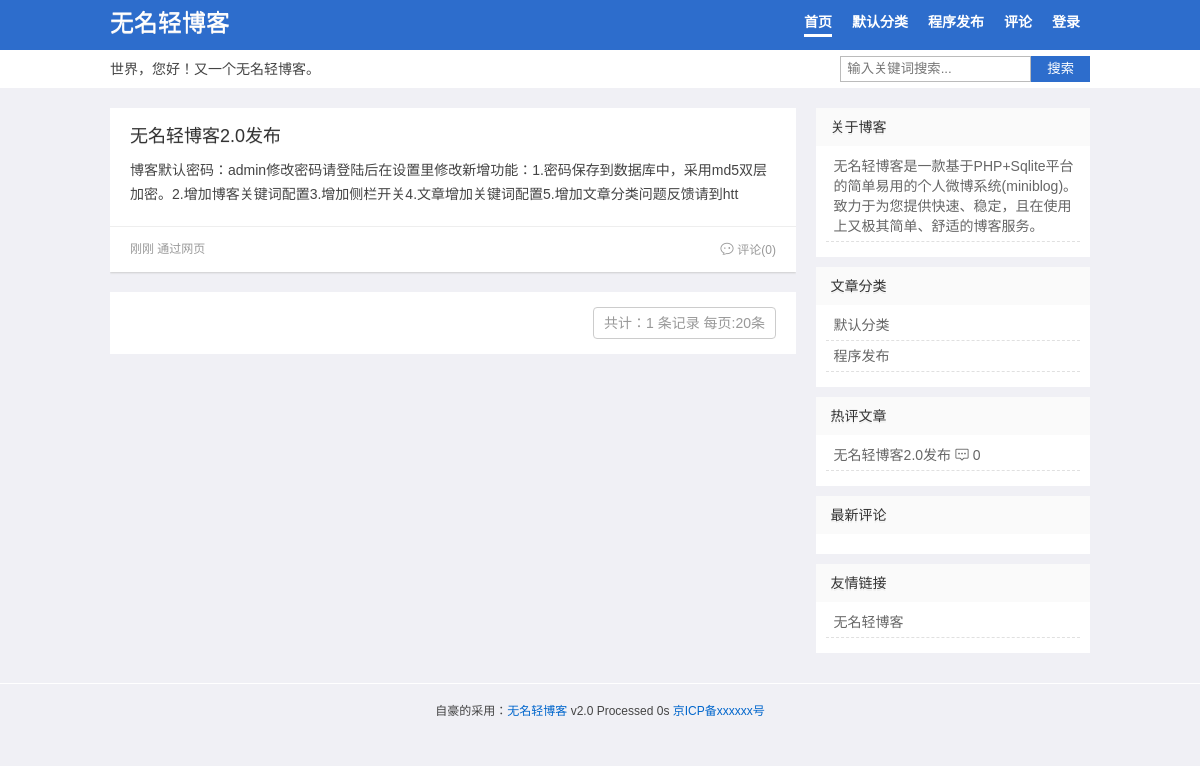
The page / on the database its author committed.
### tables this page shows
CREATE TABLE "Set" (id INT (1), webuser VARCHAR (10), webtitle VARCHAR (20), webkey VARCHAR (100), webpass VARCHAR (32), webdesc VARCHAR (255), webmenu TEXT, webclass VARCHAR (100), plsh INT (1), rewrite INT (1), safecode INT (1), icp VARCHAR (20), widget INT (1) DEFAULT (1));

CREATE TABLE Log (id INTEGER PRIMARY KEY AUTOINCREMENT, title VARCHAR (100), "key" VARCHAR (100), sum VARCHAR (200), content TEXT, pic VARCHAR (200), pics VARCHAR (500), fm VARCHAR (20), atime DATETIME DEFAULT (datetime('now', 'localtime')), ist INT (1) DEFAULT (0), num INTEGER DEFAULT (0), pass VARCHAR (32), hide INT (1) DEFAULT (0), lock INT (1) DEFAULT (0), tid INT (2) DEFAULT (0));

CREATE TABLE Wid (id INTEGER PRIMARY KEY AUTOINCREMENT, title VARCHAR (20), html TEXT, ord INT DEFAULT (1));

### index.php (called while the page is built, shortened)
<?php
$t1 = microtime(true);
require 'app/class/app.php';
$db = new DbHelpClass();
$p = isset($_GET['p']) ? intval($_GET['p']) : 1;
$act = isset($_GET['act']) ? $_GET['act'] : '';
$s = isset($_GET['s']) ? htmlspecialchars($_GET['s']) : '';
$tid = isset($_GET['tid']) ? $_GET['tid'] : '';
$tid = $tid===''?'':intval($tid);
$file = self();
$per_page = 20;
$start = $per_page * ($p - 1);
if($widget=="1") $wid = $db->getdata("select * from `Wid` order by ord");
switch ($act) {
    default:
        if (empty($s)) {
			if($tid===''){
			   $where =  $admin?'':'where hide=0';
			}else{
			   $where =  $admin?'where tid='.$tid:'where hide=0 and tid='.$tid;
			   $_s = 'tid=' . $tid . '&';
			   $tit = $class[$tid];
			}
            $count = $db->total('`Log`',$where);
            $list = $db->getdata("select * from `Log` $where order by ist desc,atime desc limit $start,$per_page", array());
        }
        $tpl = 'index.php';
}
include 'assets/'.$template .'/'. $tpl;

### app/class/app.php (the view, shortened to what this page needs)
<?php
$template = 'qblog';
$admin = isset($_SESSION[KEY.'admin'])?$_SESSION[KEY.'admin']:0;
$set = getset();
$webtitle= $set['webtitle'];
$webdesc= $set['webdesc'];
$rewrite = $set['rewrite'];
$icp = $set['icp'];
$widget = $set['widget'];
$class = explode(',',$set['webclass']);
$webmenu = vmenu($set['webmenu']);
require_once ROOT_PATH.'assets/'.$template.'/theme.php';
function webmenu(){
  $menu = array('add'=>'发布','set'=>'设置','wid'=>'边栏','logout'=>'退出');
  global $webmenu,$admin,$file,$widget;
  echo $webmenu;
  if($admin === 0 ){
      echo '<li><a href="'.$file.'?act=login">登录</a></li>';
  }else{
    foreach($menu as $k=>$v){
	  if ($widget=="0" && $k=='wid') continue;
	  echo '<li><a href="'.$file.'?act='.$k.'">'.$v.'</a></li>';
	}
  }
}
function _class(){
    global $class;
	$i = 0;
	$str = '';
    foreach($class as $v){
     $str .= '<li><a href="'.vcls($i).'">'.$v.'</a></li>';
     $i++;
	}
	return $str;
}
function getset(){
  $db =new DbHelpClass();
  if(empty($_SESSION[KEY.'set'])){
     $rs = $db->getdata("select * from `Set` where id=1");
     $set = $rs[0];
  }else{
     $set = $_SESSION[KEY.'set'];
  }
  return $set;
}
function vurl($id){
   global $rewrite;
   $url =  $rewrite?'post-'.$id.'.html':self().'?act=pl&id='.$id;
   return $url;
}
function vcls($tid){
   global $rewrite;
   $url =  $rewrite?'list-'.$tid.'.html':self().'?tid='.$tid;
   return $url;
}
function vmenu($menu){
	global $rewrite;
	$menu = str_replace('@class',_class(),$menu);
	return $rewrite?str_replace(array('@index','@comment'),array('index.html','comment.html'),$menu):str_replace(array('@index','@comment'),array(self(),self().'?act=plist'),$menu);
}
function self(){
    $self = $_SERVER['PHP_SELF'];
    $php_self=substr($self,strrpos($self,'/')+1);
    return $php_self;
}
class DbHelpClass
    {
        private $conn;
        function __construct()
        {
            $path=ROOT_PATH."app/db/log.db";
			try{
			   $this->conn = new PDO('sqlite:'.$path);
			 }
			catch(Exception $errinfo){
				die ("PDO Connection faild.(可能空间不支持pdo_sqlite，详细错误信息：)".$errinfo);
			}
        }
        function getdata($sql,$params=array())
        {
            $bind=$this->conn->prepare($sql);
            $arrKeys=array_keys($params);
            $bind->execute();
            $result=$bind->fetchAll(PDO::FETCH_ASSOC);
            return $result;
        }
        function total($tab_name,$tj='')
           {
             $bind = $this->conn->prepare('SELECT count(id) as c FROM '.$tab_name.' '.$tj);
             $bind->execute();
             $result = $bind->fetchAll();
             return $result[0]['c'];
           }
    }

### assets/qblog/head.php (shortened to what this page needs)
<?php if(!defined('wmblog'))exit;?><!DOCTYPE HTML>
<html>
<head>
<link href="assets/<?php echo $template;?>/style.css" rel="stylesheet" type="text/css" />
</head>
<body>
<div id="wrap">
<div id="header">
  <div class="box-m">
    <div class="logo">
      <h2 id="title"><a href="./"><?php echo $webtitle;?></a></h2>
    </div>
    <div id="navigation">
      <ul id="nav">
		<?php webmenu();?>
      </ul>
    </div>
      </div>
	  <div class="other box-m">
	   <div class="desc"><?php echo $webdesc;?></div>
	   <form method="get" class="search-form" action="<?php echo $file;?>"> <input class="search-text" name="s" autocomplete="off" placeholder="输入关键词搜索..." required="required" type="text" value="<?php echo $s;?>"> <button class="search-submit" alt="搜索" type="submit">搜索</button></form>
	   </div>
</div>

### assets/qblog/index.php (shortened to what this page needs)
<?php include "head.php";?>
  <div id="content" style="position: relative;">
    <div id="main"<?php if($widget=="0") echo ' class="w100"';?>>
    <?php foreach($list as $v){ ?>
      <div id="log-<?php echo $v['id']; ?>" class="post_list">
	  <?php if($v['title']<>""){?><h2><a href="<?php echo vurl($v['id']); ?>"><?php echo $v['title'];?></a></h2><?php } ?>
      <div class="excerpt">
	  <div class="textPost" data-url="<?php echo vurl($v['id']); ?>"><?php echo $v['sum']; ?></div>
	  </div>
	  <div class="meta">
	  <p class="time"><?php echo timeago($v['atime']);?> 通过<?php echo $v['fm']; ?>
	  </p>
      <p class="navPost"><a href="<?php echo vurl($v['id']);?>"><i class="iconfont">&#xe61e;</i> 评论(<?php echo  $v['num']; ?>)</a>
</p></div></div>
<?php } ?>
	<div class="pagination">
		<span class="info"> 共计：<?php echo $count; ?> 条记录 每页:<?php echo $per_page; ?>条</span><?php echo $pagelist; ?>
	</div>
    </div>
	<?php include ("right.php");?>
  </div>
  </div>
<?php include "foot.php";?>
</body>
</html>

### assets/qblog/right.php
<?php if(!defined('wmblog'))exit;
if ($widget=="1"){
?><div id="sidebar">
     <div class="sidebar">
	  <?php foreach($wid as $v){?>
      <div class="widget">
        <h3><?php echo $v['title'];?></h3>
		<?php if($v['html']	==='topic'){?>
           <ul class="topic"><?php echo topic(10);?> </ul>
	    <?php }elseif ($v['html']	==='comment'){?>
           <ul class="comment"><?php echo comment(10);?></ul>
        <?php }elseif ($v['html']	==='class'){?>
           <ul class="comment"><?php echo _class();?></ul>
		<?php }else{?>
		  <ul><?php echo $v['html'];?></ul>
		<?php } ?>
      </div>
	 <?php } ?>
	 </div>
</div>
<?php } ?>

### assets/qblog/theme.php (shortened to what this page needs)
<?php
function topic($n){
	global $db;
	$str = '';
    $rs =  $db->getdata("select id,title,sum,num from `Log` where hide=0 order by num desc limit 0,$n");
	foreach($rs as $v){
		if(empty($v['title'])){
		  $title = mb_substr(strip_tags($v['sum']),0,14,'utf-8');
		  if(empty($title)) {$title = '#分享';}
		}else{
		   $title = $v['title'];
		}
	  $str .= '<li><a href="'. vurl($v['id']) .'">'.$title.'</a> <i class="iconfont">&#xe654;</i> '.$v['num'].'</li>';
	}
   return $str;
}
 function timeago($ptime) {
        $ptime = strtotime($ptime);
        $etime = time() - $ptime;
        if($etime < 1) return '刚刚';
}
?>

### assets/qblog/foot.php (shortened to what this page needs)
<?php if(!defined('wmblog'))exit; ?><div id="footer">自豪的采用：<a href="http://www.4jax.net">无名轻博客</a> <?php echo VER;?>  Processed <?php $t2 = microtime(true); echo round($t2-$t1,3); ?>s <a href="http://www.miitbeian.gov.cn/" rel="nofollow" target="_blank"><?php echo $icp;?></a></div>

### assets/qblog/style.css (style rules this page uses)
body,h1,h2,h3,p,blockquote,dl,dt,dd,ul,ol,li,button,input,textarea { margin: 0; padding: 0 }
body { font: 14px/24px Microsoft YaHei,Tahoma,Arial; background: #f0f0f5; display: block; cursor: default; color: #444; -webkit-font-smoothing: antialiased }
.iconfont { font-family: "iconfont";font-size: 14px;font-style: normal; }
h1,h2,h3 { font-weight: 500;text-shadow: 0 1px 0 #EEE }
a { color: #444;text-decoration: none }
ol,ul,li { list-style: none }
input,textarea,button { outline: 0 }
input[type^="email"],input[type^="text"],input[type^="password"],textarea { border: 1px solid #bbb; }
input { vertical-align: middle }
*,::after,::before { box-sizing: border-box; }
.box-m { width: 980px;margin:0 auto;position:relative; }
#header { background:#2d6dcc;width: 100%;margin-bottom: 20px;position: relative;z-index: 100;border-bottom: 38px solid #FFF;height: 88px; }
#content { width: 980px;margin: 0 auto;overflow: hidden;padding-bottom: 20px; }
#main { width: 70%;float: left;overflow: hidden }
#sidebar { width: 28%;float: right;overflow: hidden }
#footer { text-align: center;font-size: 12px;padding: 15px 0;border-top: 1px solid #FFF; }
#header .logo { float: left;margin-top:10px;line-height: 26px;font-size: 14px;position: absolute }
#header .logo a { color: #fff;font-size:24px }
#navigation { position:absolute;right:0;top:10px; }
#nav { display:block; }
#nav li { list-style: none;padding: 0;margin: 0;display: inline }
#nav li { padding: 6px 10px; }
#nav li a { display: inline-block;color: #fff;text-decoration: none;font-size: 14px;font-weight: bold; }
#nav li a:hover, #navigation ul li .on { border-bottom:3px solid #fff; }
.desc,.search-form { display: block;position: absolute;top: 50px;height: 38px;line-height: 38px; }
.desc { left:0; }
.search-form { right:0;padding:6px 0; }
.search-text { float: left;border-right: 0;padding: 0 6px;height: 26px;line-height: 26px;border-radius: 0; }
.search-submit { cursor: pointer;float: left;line-height: 26px;height: 26px;background: #2d6dcc;color: #FFF;padding: 0 16px;text-align: center;border-radius: 0;border: 0; }
.post_list { margin-bottom: 20px;padding: 15px 20px 10px 20px;background-color: #FFF;box-shadow: 0 1px 2px #CCC;overflow: hidden }
.post_list h2 { overflow: hidden;text-overflow: ellipsis }
.post_list h2 a { color: #333;font-size: 18px;overflow: hidden;white-space: nowrap }
.info { color: #999; }
.excerpt { margin-top: 10px;line-height: 24px; }
.textPost { cursor: pointer; }
.meta { font-size: 12px;clear: both;overflow: hidden;white-space: nowrap;text-overflow: ellipsis;color: #999;border-top: 1px solid #EEE;margin: 20px -30px 0 -30px;padding: 10px 30px 0 30px }
.post_list .time,#article .time { font-size:12px;color:#999999;float:left }
.navPost { float:right; }
.navPost a { font-size:12px; }
.meta a { color: #999 }
.pagination { float: right;text-align:right;background-color: #fff;padding: 15px;width:100%; }
.pagination span,.pagination a { text-align: center;display: inline-block;text-decoration: none;border: 1px #CCC solid;padding:3px 10px;margin-left: -1px;box-sizing: border-box; }
.pagination .info { margin-right:5px;border-radius: 4px; }
.sidebar { box-shadow: 0 1px 2px #CCC;overflow: hidden; }
.widget { background-color: #FFF;margin-bottom: 10px;color: #666;overflow: hidden }
.widget a { color: #666 }
.widget h3 { padding: 0 15px;font-size: 14px;line-height: 38px;color: #333;font-size: 14px;text-shadow: 0 2px 0 #EEE;background: #fafafa; }
.widget ul { padding : 10px }
.widget li { line-height: 20px;padding: 0 0 5px 8px;margin-bottom: 5px;border-bottom: 1px dashed #e0e0e0 }
.comment { overflow: hidden; }
#footer a { color: #06C }

### rows shown on the page
set: webtitle "无名轻博客", webmenu "首页 评论", webclass "默认分类", webclass "程序发布", webdesc "世界，您好！又一个无名轻博客。", icp "京ICP备xxxxxx号"
log: title "无名轻博客2.0发布", sum "博客默认密码：admin修改密码请登陆后在设置里修改新增功能：1.密码保存到数据库中，采用md5双层加密。2.增加博客关键词配置3.增加侧栏开关4.文章增加关键词配置5.增加文章分类问题反馈请到htt", atime "刚刚", fm "网页", num "0"
wid: title "关于博客", html "无名轻博客是一款基于PHP+Sqlite平台的简单易用的个人微博系统(miniblog)。致力于为您提供快速、稳定，且在使用上又极其简单、舒适的博客服务。"
wid: title "文章分类"
wid: title "热评文章"
wid: title "最新评论"
wid: title "友情链接", html "无名轻博客"

### other values the page prints
$count "1"
$per_page "20"
VER "v2.0"
